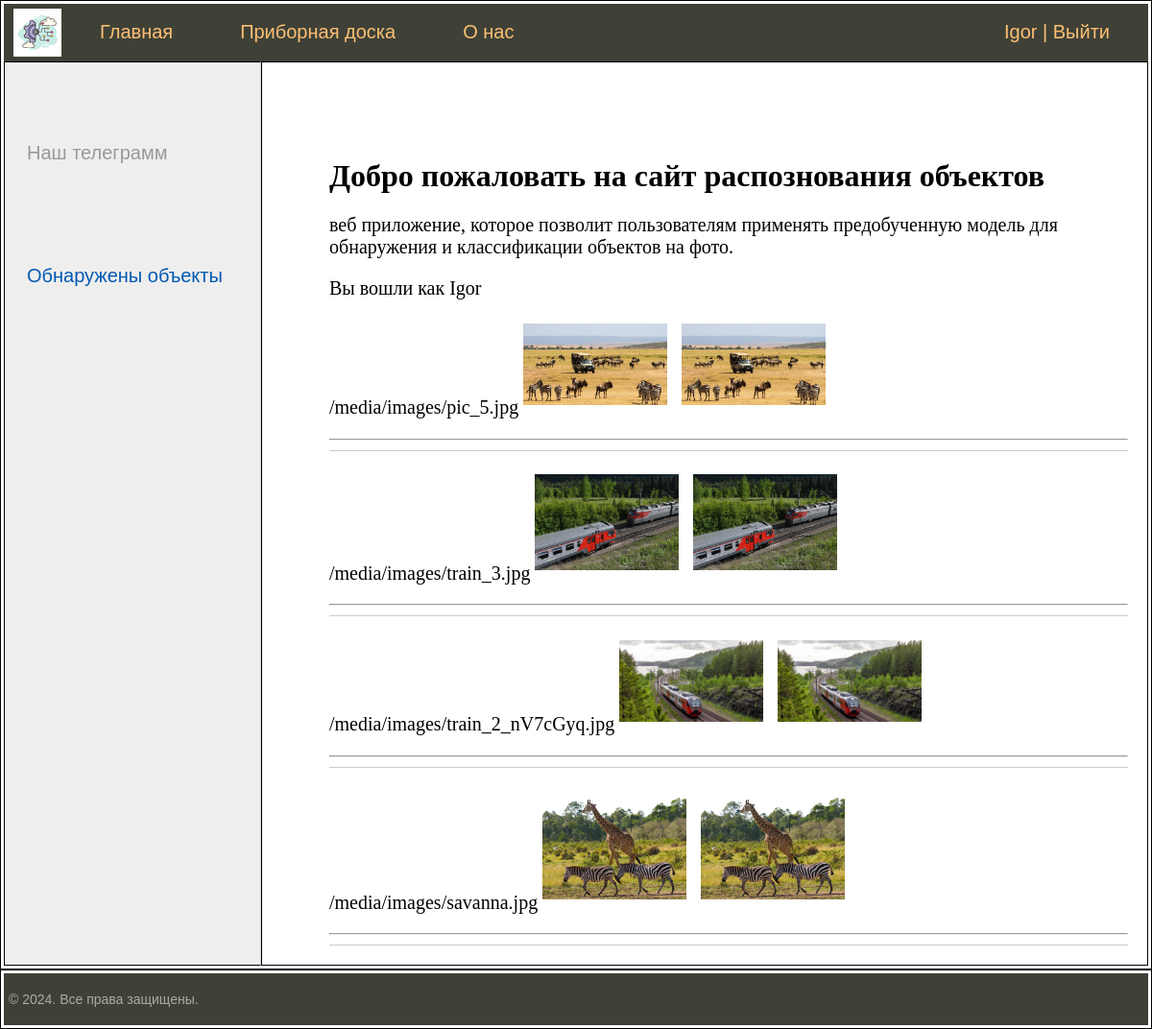
Screenshot of / (signed in) with the database file from the repository.
### object_detection/models.py (models this page shows, shortened)
class ImageFeed(models.Model):
    user = models.ForeignKey(settings.AUTH_USER_MODEL, on_delete=models.CASCADE, verbose_name='Пользователь')
    image = models.ImageField(upload_to='images/', verbose_name='Изображение')
    class Meta:
        verbose_name = 'Изображение'
        verbose_name_plural = 'Изображения'
        ordering = ['-pk']

### object_detection/views.py (the view)
# urls.py: 2. Add a URL to urlpatterns:  path('', views.home, name='home')
def home(request):
    if request.user.is_authenticated:
        image_feeds = ImageFeed.objects.filter(user=request.user)
        context = {
            'image_feeds': image_feeds,
            'menu': menu,
            'title': 'Главная',
        }
        return render(request, 'object_detection/home.html', context=context)
    else:
        return render(request, 'object_detection/home.html', {'menu': menu, 'title': 'Главная'})

### object_detection/templatetags/detection_tag.py (called while the page is built)
@register.simple_tag
def get_all_type():
    type_detected = DetectedObject.objects.order_by('object_type').values('object_type', 'image_feed_id').distinct()
    return type_detected

@register.inclusion_tag('object_detection/list_categories.html')
def show_categories(cat_selected=0):
    type_detected = DetectedObject.objects.order_by('object_type').values('object_type', 'image_feed_id').distinct()
    t_list = []
    for t in type_detected:
        t_list.append(t['object_type'])
    return {'type_detected': type_detected,  'cat_selected': cat_selected}

### object_detection/templates/object_detection/home.html (shortened to what this page needs)
{% extends 'object_detection/base.html' %}
{% load detection_tag %}
{% block content %}
<h1>Добро пожаловать на сайт распознования объектов</h1>
<p>веб приложение, которое позволит пользователям применять предобученную модель для обнаружения и классификации
объектов на фото.</p>
{% if request.user.is_authenticated %}
    <p>Вы вошли как {{ request.user }}</p>
    <ul class="list-articles">
            {% for i in image_feeds %}
                <li><h2>{{ p.user }}</h2>
                    {% if i.image %}
                        {{ i.image.url }}
                        <a href="{{ i.image.url }}" target="_blank">
                            <img class="img-article-left thumb" src="{{ i.image.url }}" alt="Card image cap">
                        </a>
                        <a href="{% url 'image_detect' i.id %}">
                            <img class="img-article-left thumb" src="{{ i.image.url }}" alt="Card image cap">
                        </a>
                    {% endif %}
                    <hr>
                </li>
            {% endfor %}
    </ul>
{% endif %}
{% endblock %}

### object_detection/templates/object_detection/base.html (shortened to what this page needs)
{% load static %}
{% load detection_tag %}
<!DOCTYPE html>
<html>
<head>
    <link type="text/css" href="{% static 'object_detection/css/styles.css' %}" rel="stylesheet" />
</head>
<body>
<table class="table-page" border=0 cellpadding="0" cellspacing="0">
<tr><td valign=top>
{% block mainmenu %}
		<div class="header">
			<ul id="mainmenu" class="mainmenu">
			<li class="logo"><a href="{% url 'home' %}"><div class="logo"></div></a></li>
				{% if request.user.is_authenticated %}
                {% for m in menu %}
			    <li><a href="{% url m.url_name %}">{{m.title}}</a></li>
                {% endfor %}
				<li class="last"> {{user.username}} | <a href="{% url 'logout' %}">Выйти</a></li>
				{% else %}
				<li class="last"><a href="{% url 'register' %}">Регистрация</a> | <a href="{% url 'login' %}">Войти</a></li>
				{% endif %}
			</ul>
		</div>
{% endblock mainmenu %}
<table class="table-content"  border="0" cellpadding="0" cellspacing="0">
<tr>
        <td valign="top" class="left-chapters">
        <ul id="leftchapters">
                <li class="share">
                <p>Наш телеграмм</p>
                <a class="telegram" href="https://t.me/UU_diplom"></a>
                </li>
                <li class="selected">Обнаружены объекты</li>
 <!--               {% get_all_type as type_detect %}
        </ul>
</td>
<td valign="top" class="content">
        <div class="content-text">
{% block content %}
{% endblock %}
        </div>
</td></tr></table>
</td></tr>
<tr><td valign=top>
        <div id="footer">
                <p>© 2024. Все права защищены.</p>
        </div>
</td></tr></table>
</body>
</html>

### object_detection/static/object_detection/css/styles.css (style rules this page uses)
html, body { font-family: 'Arial'; margin: 0; padding: 0; height: 100%; width: 100%; color: #444; }
a { color: #0059b2; text-decoration: none; }
img { max-width: 600px; height: auto; }
img.img-article-left { max-width: 300px; height: auto; float: none; padding: 0 10px 10px 0; }
img.img-article-left.thumb { max-width: 150px; height: auto; }
ul.list-articles { list-style: none; margin: 0; padding: 0; }
ul.list-articles li { border-bottom: 1px solid #ccc; }
.table-page { width: 100%; height: 100%; vertical-align: top; }
.table-page tr { height: 100%; }
.header { background: #3F4137; height: 60px; }
.logo { background: url('../images/logo.png') no-repeat 10px 5px; width: 70px; height: 60px; }
ul.mainmenu { list-style: none; margin: 0; padding: 0; height: 60px; color: #fdc073; font-size: 20px; overflow: hidden; }
ul.mainmenu li { float: left; margin: 18px 40px 0 30px; }
ul.mainmenu li.logo { margin: 0; }
ul.mainmenu li.last { float: right; }
ul.mainmenu li a { color: #fdc073; text-decoration: none; }
.table-content { width: 100%; min-height: 100%; height: 100%; }
.left-chapters { margin: 0; background: #eee; border-right: 1px solid #ccc; min-height: 100%; }
.left-chapters ul { width: 230px; min-height: 100%; margin: 0; padding: 20px 10px 10px 20px; list-style: none; font-size: 20px; }
.left-chapters ul li { margin: 30px 0 0 0; color: #999; }
.left-chapters ul li.selected { color: #0059b2; }
.left-chapters ul li a { color: #444; text-decoration: none; }
.left-chapters ul li.share { margin: 60px 0 0 0; }
.left-chapters ul li.share p { margin: 30px 0 30px 0; }
.left-chapters ul li.share a { display: inline-block; width: 40px; height: 40px; margin: 0 20px 0 0; }
.content { padding: 40px 20px 20px 40px; width: 100%; box-sizing: border-box; }
.content-text { margin: 60px 0 0 30px; color: #000; font-size: 20px; font-family: Yandex Sans Display Light; }
.content-text h1 { font-size: 32px; }
#footer { box-sizing: border-box; background: #3F4137; padding: 5px; color: #aaa; font-size: 14px; font-family: Verdana, Geneva, Arial, Helvetica; text-align: left; overflow: hidden; }
TD, TH { padding: 3px; border: 1px solid black; }

### rows the page displays
ImageFeed: image "/media/images/pic_5.jpg", image (picture)
ImageFeed: image "/media/images/train_3.jpg", image (picture)
ImageFeed: image "/media/images/train_2_nV7cGyq.jpg", image (picture)
ImageFeed: image "/media/images/savanna.jpg", image (picture)

### other values shown
{{ m.title }} "Главная" "Приборная доска" "О нас"
{{ user.username }} "Igor"
{{ request.user }} "Igor"
